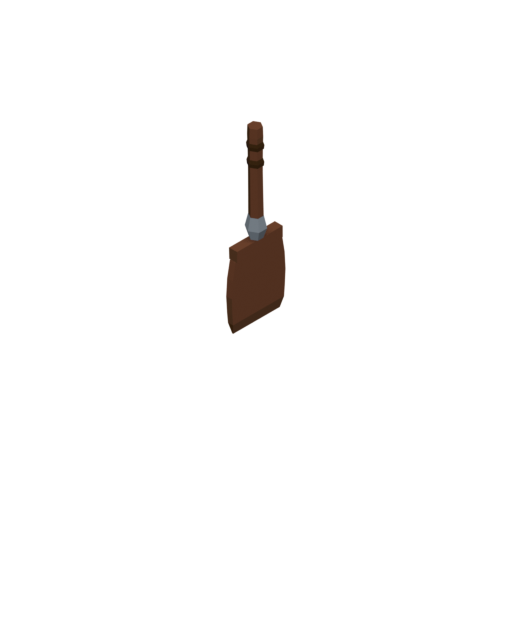
#> input picture shovel/renders/shovel_b_0_raw.png, 512 x 640 px
$ python peek.py out.png ../renders/shovel_b_0_raw.png
#> lines starting #> are read from the running program, lines starting #| are printed output that depends on the picture; after the words box and inside, x2 and y2 are one past the last pixel; in counts of white or black regions, pixels touching at a corner belong together
"""Быстрый осмотр рендеров: обрезка по силуэту и монтаж кадров в один лист.

    python3 tools/peek.py renders/_peek_montage.png renders/shovel_a_*.png

Зачем: рабочий кадр 512x640, лопата в нём занимает ~60x200 px — в таком виде
её не рассмотреть. Скрипт режет по bbox и складывает кадры в ряд, с подписями
по имени файла. Это инструмент ГЛАЗ, а не гейта: он ничего не проверяет.
"""
import argparse
import os

from PIL import Image, ImageDraw

ZOOM = 3


def label(draw, xy, text):
    x, y = xy
    draw.rectangle([x + 2, y + 2, x + 8 + 7 * len(text), y + 18], fill=(20, 24, 20))
    draw.text((x + 5, y + 5), text, fill=(235, 235, 235))


def main():
    ap = argparse.ArgumentParser()
    ap.add_argument('out')
    ap.add_argument('files', nargs='+')
    ap.add_argument('--zoom', type=int, default=ZOOM)
    ap.add_argument('--bg', default='checker', choices=['checker', 'white', 'dark'])
    args = ap.parse_args()

    tiles = []
    for path in sorted(args.files):
        im = Image.open(path).convert('RGBA')
#> im is the input picture: PIL image 512x640 RGBA; mean R, G, B, A 1.8, 1.2, 0.9, 5.2
        bb = im.getbbox()
#> bb = (225, 120, 287, 335)
        if bb:
            im = im.crop(bb)
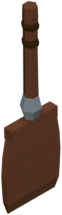
#> im: PIL image 62x215 RGBA; mean R, G, B, A 43.3, 27.7, 19.5, 126.8; transparent parts drawn white
        im = im.resize((im.width * args.zoom, im.height * args.zoom), Image.NEAREST)
#> im: PIL image 186x645 RGBA
        tiles.append((os.path.basename(path), im))
    if not tiles:
        raise SystemExit('нечего показывать')

    pad, head = 12, 22
    W = sum(t.width for _, t in tiles) + pad * (len(tiles) + 1)
#> W = 210
    H = max(t.height for _, t in tiles) + head + pad * 2
#> H = 691
    sheet = Image.new('RGB', (W, H), (150, 150, 150))
#> sheet: PIL image 210x691 RGB; every value is 150
    if args.bg == 'checker':
        px = sheet.load()
        for y in range(H):
            for x in range(W):
                px[x, y] = (110, 110, 110) if ((x // 8 + y // 8) % 2) else (170, 170, 170)
    elif args.bg == 'white':
        sheet = Image.new('RGB', (W, H), (250, 250, 250))
    else:
        sheet = Image.new('RGB', (W, H), (35, 38, 35))

    draw = ImageDraw.Draw(sheet)
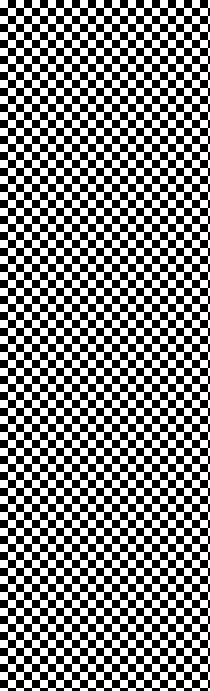
#> sheet: PIL image 210x691 RGB; values 110 (black) and 170 (white), 50% white; 1 black region, box (x1, y1, x2, y2) and area: (0, 0, 210, 691) 72552
    x = pad
    for name, t in tiles:
        sheet.paste(t, (x, head + pad), t)
        label(draw, (x, 0), name.replace('shovel_', '').replace('_raw.png', ''))
        x += t.width + pad
#> this loop made 1 pass
#> (name, x, y in label) on pass 1: ('shovel_b_0_raw.png', 210, 0)
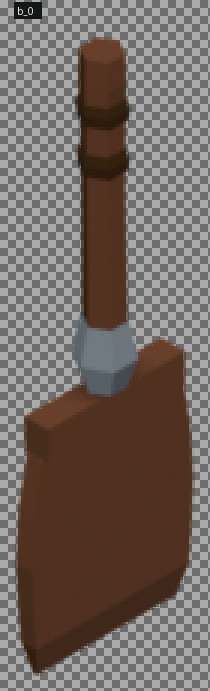
#> sheet: PIL image 210x691 RGB; mean R, G, B 114.6, 102.9, 96.8
#> after the loop, x = 210
    sheet.save(args.out)
    print('лист осмотра: %s  %dx%d  кадров %d' % (args.out, sheet.width, sheet.height,
                                                 len(tiles)))
#| лист осмотра: out.png  210x691  кадров 1


if __name__ == '__main__':
    main()

$ run again, on shovel/renders/calib_iron_0.png
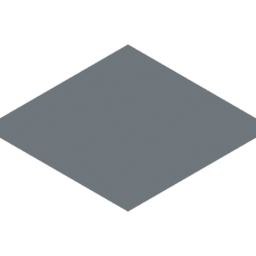
#> input picture shovel/renders/calib_iron_0.png, 256 x 256 px
#> in main, im is the input picture: PIL image 256x256 RGBA; mean R, G, B, A 41.6, 44.7, 46.8, 93
#> bb = (0, 43, 256, 213)
#> W = 792
#> H = 556
#> in main, `draw = ImageDraw.Draw(sheet)`:
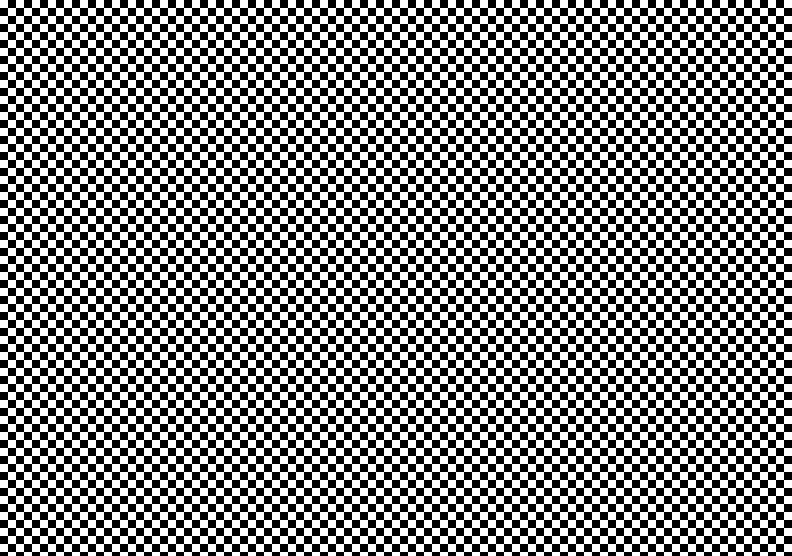
#> sheet: PIL image 792x556 RGB; values 110 (black) and 170 (white), 50% white; 1 black region, box (x1, y1, x2, y2) and area: (0, 0, 792, 556) 220160
#> the loop in main, `for name, t in tiles:` made 1 pass
#> (name, x, y in label) on pass 1: ('calib_iron_0.png', 792, 0)
#> after the loop in main, `for name, t in tiles:`:
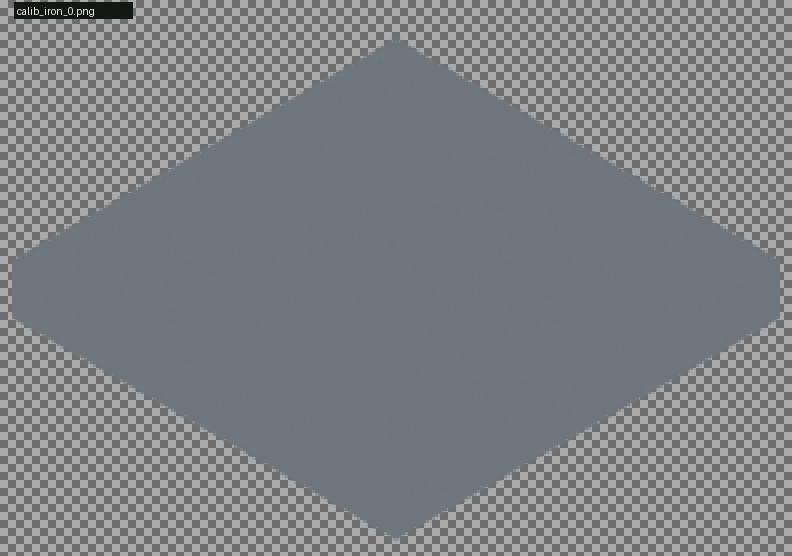
#> sheet: PIL image 792x556 RGB; mean R, G, B 124.9, 128.9, 131.6
#> after the loop in main, `for name, t in tiles:`: x = 792
#| лист осмотра: out.png  792x556  кадров 1

$ run again, on shovel/renders/calib_wood_0.png
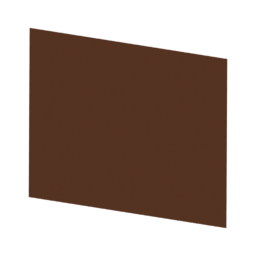
#> input picture shovel/renders/calib_wood_0.png, 256 x 256 px
#> in main, im is the input picture: PIL image 256x256 RGBA; mean R, G, B, A 44.6, 26.6, 17.4, 130.1
#> bb = (28, 27, 228, 229)
#> W = 624
#> H = 652
#> in main, `draw = ImageDraw.Draw(sheet)`:
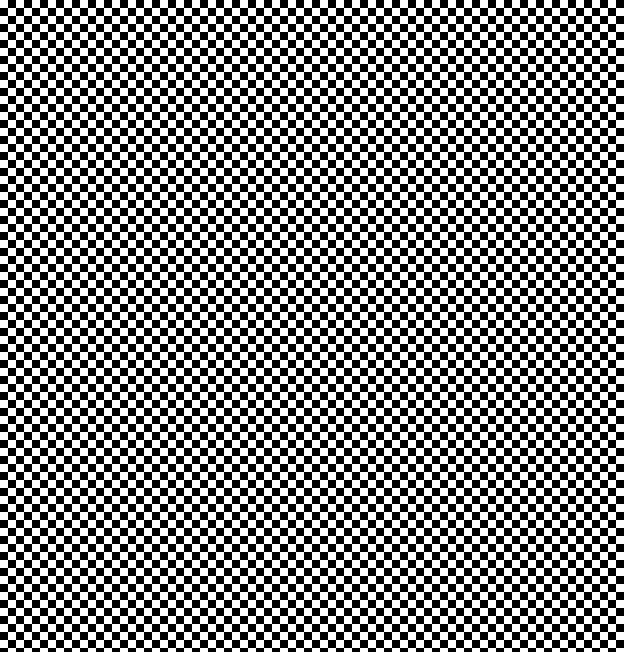
#> sheet: PIL image 624x652 RGB; values 110 (black) and 170 (white), 50% white; 1 white region, box (x1, y1, x2, y2) and area: (0, 0, 624, 652) 203424
#> the loop in main, `for name, t in tiles:` made 1 pass
#> (name, x, y in label) on pass 1: ('calib_wood_0.png', 624, 0)
#> after the loop in main, `for name, t in tiles:`:
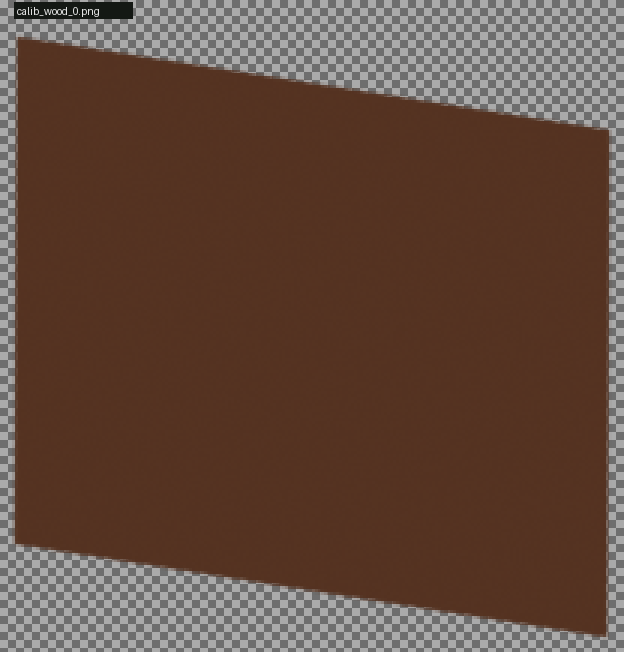
#> sheet: PIL image 624x652 RGB; mean R, G, B 98.5, 73.3, 60.4
#> after the loop in main, `for name, t in tiles:`: x = 624
#| лист осмотра: out.png  624x652  кадров 1
